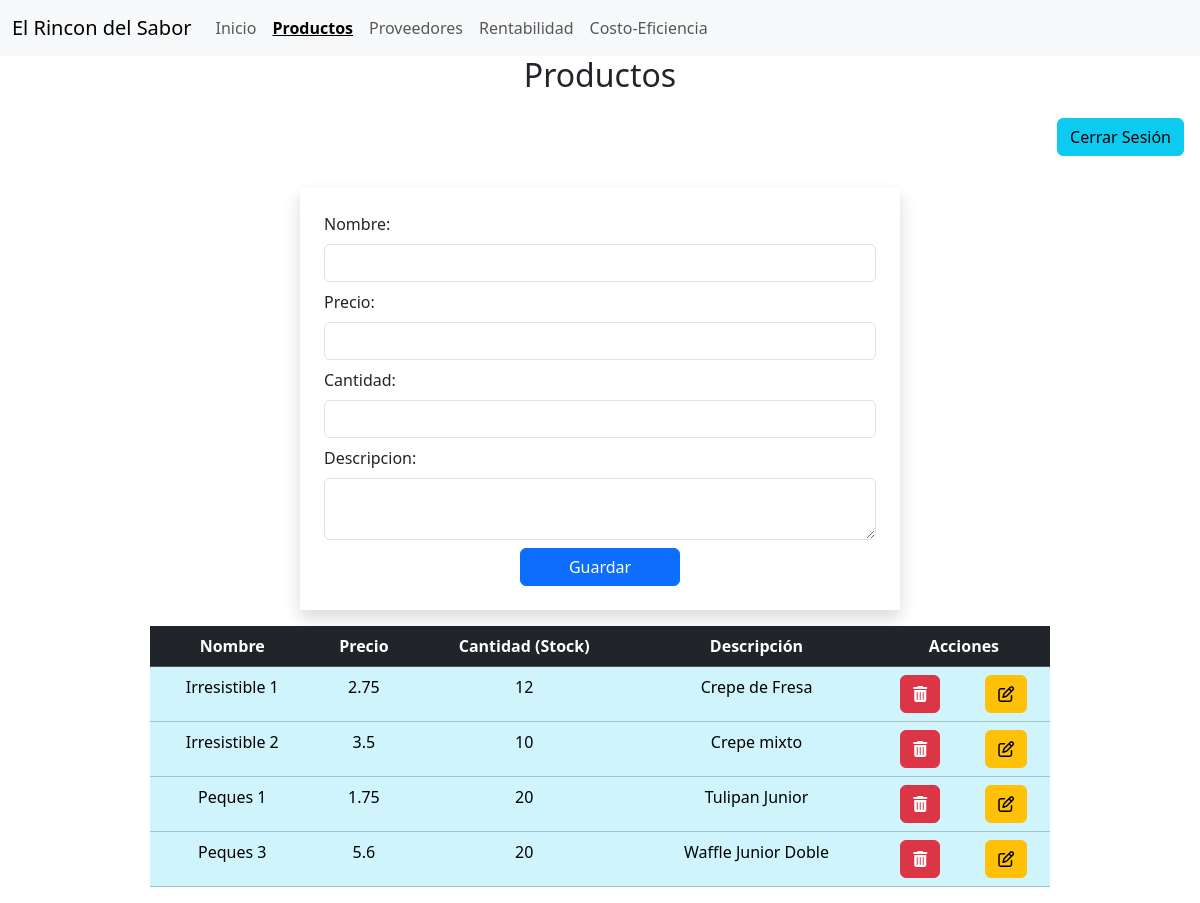
The app's page /productos (signed in), older data.
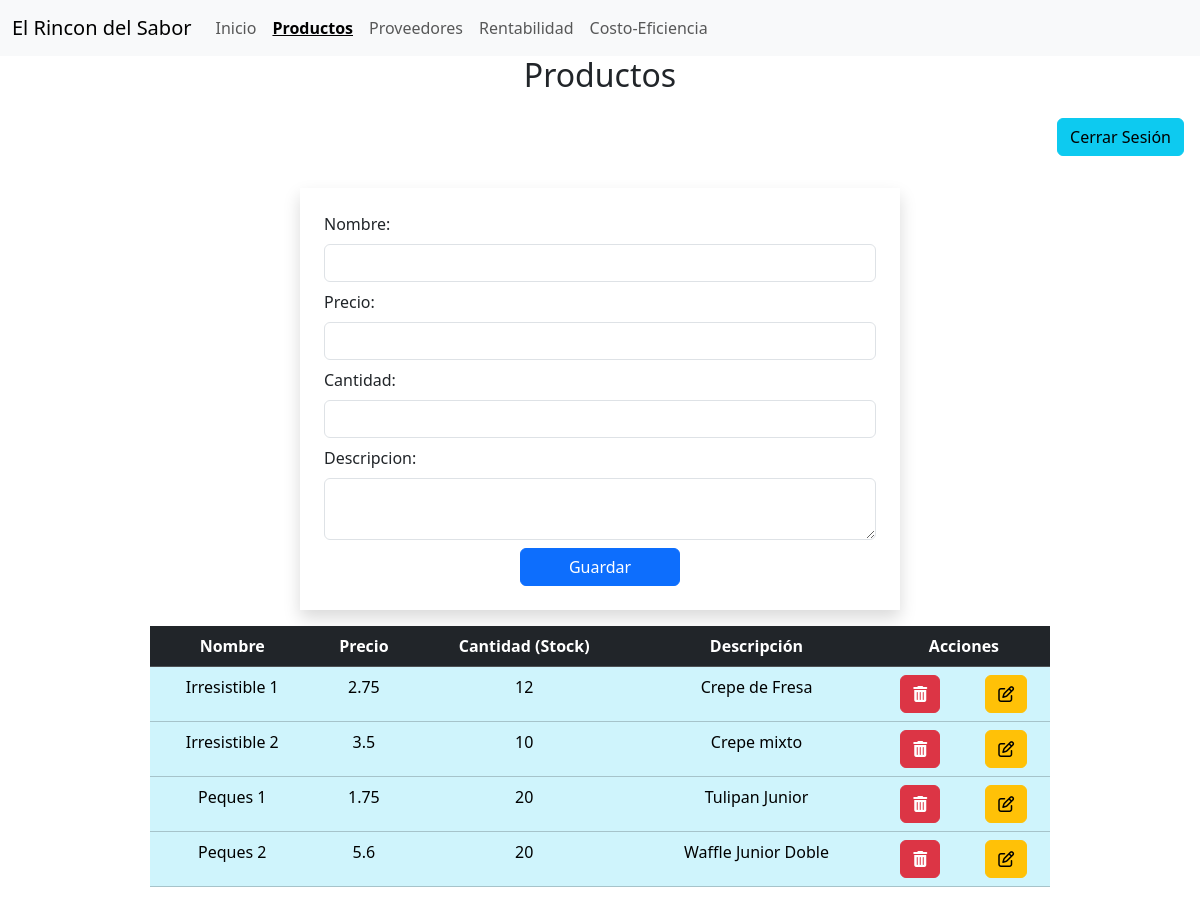
The same page, newer data.
### heladeria/models.py (models this page shows)
class Producto(models.Model):
    nombre = models.CharField(max_length=30)
    precio = models.FloatField()
    cantidad = models.IntegerField()
    descripcion = models.CharField(max_length=200)

### heladeria/views.py (the view)
# urls.py: path('productos', views.consultar, name='consultar'),
@login_required
def consultar(request):
    productos = Producto.objects.all()
    return render(request,"productos.html",{'productos' : productos})

### heladeria/templates/productos.html (shortened to what this page needs)
{% extends 'plantilla.html' %}
{% block content %}
        <h2 class="text-center"> Productos </h2>
        <div class="text-end">
            <a href="{% url 'salir' %}" class="btn btn-info m-3">Cerrar Sesión</a>
        </div>
        <form class="w-50 shadow mx-auto p-4 m-3" method="post"
        action="productos/guardar">
            Nombre: <input type="text" name="nombre" class="form-control my-2" required>
            Precio: <input type="float" name="precio" class="form-control my-2" required>
            Cantidad: <input type="number" name="cantidad" class="form-control my-2" required>
            Descripcion:
            <textarea class="form-control my-2" name="descripcion">
            </textarea>
            <div class="text-center">
                <input type="submit" value="Guardar" class="btn btn-primary px-5">
            </div>
        </form>
        <table class="table table-info w-75 mx-auto text-center">
            <tr class="table-dark">
                <th>Nombre</th>
                <th>Precio</th>
                <th>Cantidad (Stock)</th>
                <th>Descripción</th>
                <th colspan="2">
                    Acciones
                </th>
            </tr>
        {% for producto in productos %}
            <tr>
                <td>{{ producto.nombre }}</td>
                <td>{{ producto.precio }}</td>
                <td>{{ producto.cantidad }}</td>
                <td>{{ producto.descripcion }}</td>
                <td>
                    <form action="{% url 'eliminar' producto.id %}"
                    method="post">
                        <button class="btn btn-danger" onclick="return confirm('¿Estás seguro de eliminar este producto?')">
                            <i class="fa-solid fa-trash-can"></i>
                        </button>
                    </form>
                </td>
                <td>
                    <form action="{% url 'detalle' producto.id %}"
                    method="post">
                        <button class="btn btn-warning">
                            <i class="fa-regular fa-pen-to-square"></i>
                        </button>
                    </form>
                </td>
            </tr>
        {% endfor %}
        </table>
{% endblock %}

Row changes from the older to the newer data that the page shows:
changed Producto "Waffle Junior Doble": nombre "Peques 3" → "Peques 2"
